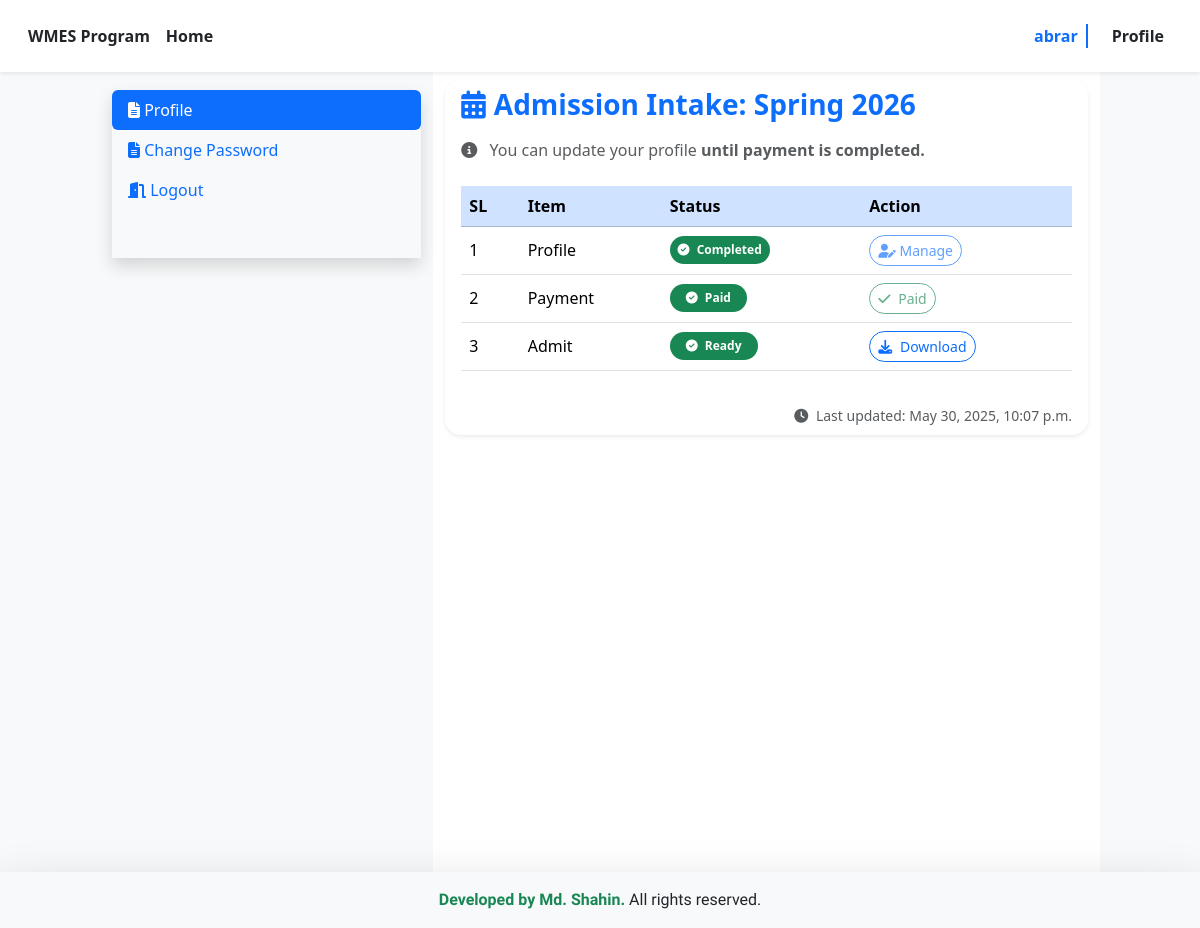
The app's page /dashboard/ (signed in), older data.
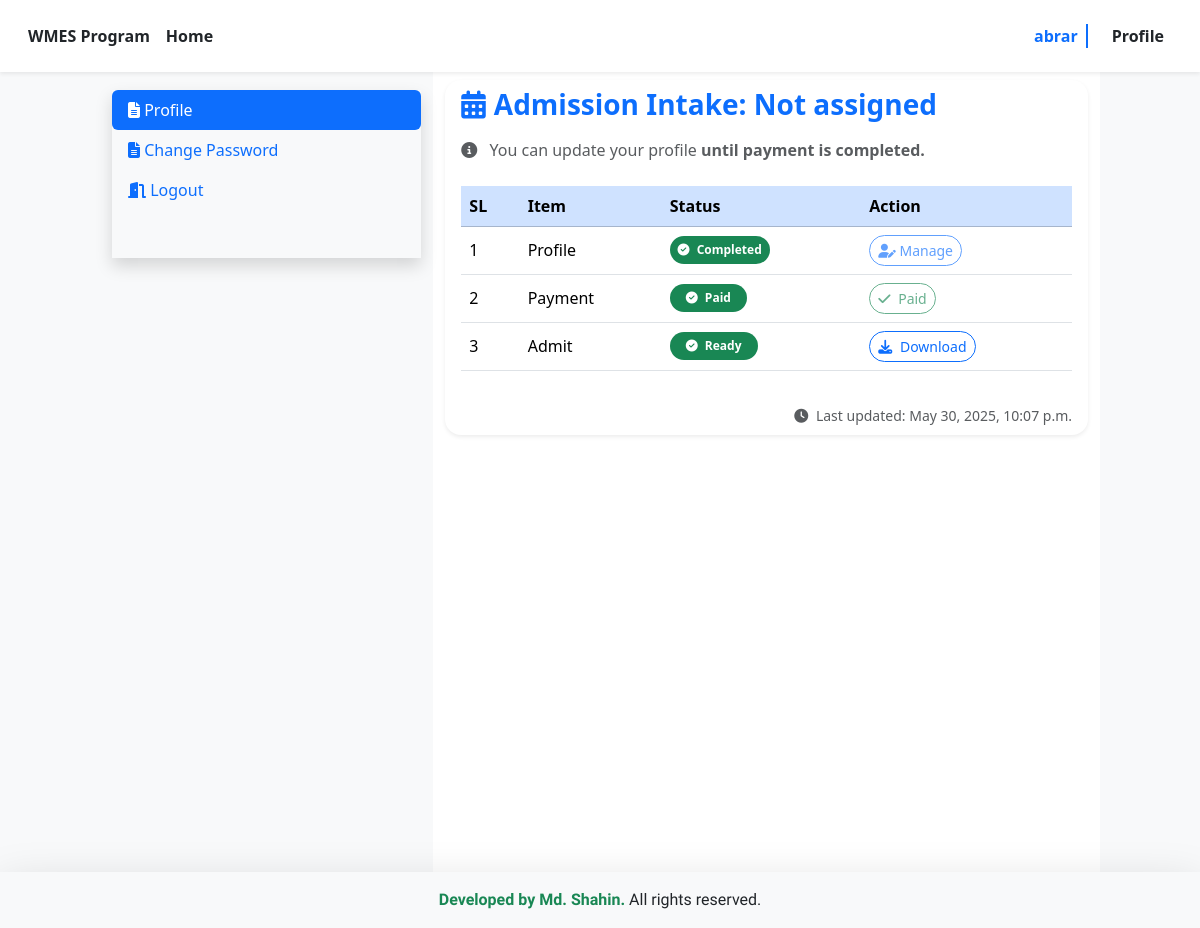
The same page, newer data.
### admission/models.py (models this page shows, shortened)
class Intake(models.Model):
    Program_name = models.CharField(max_length=200)
    intake_name = models.CharField(max_length=255)
    degree_name = models.CharField(max_length=255, blank=True, null=True)
    batch_name = models.CharField(max_length=255)
    start_date = models.DateTimeField()
    end_date = models.DateTimeField()
    admit_download = models.DateTimeField()
    admission_test = models.DateTimeField()
    result_publish = models.DateField()
    merit_list_admission = models.CharField(max_length=100, blank=True, null=True)
    waiting_list_admission = models.CharField(max_length=100, blank=True, null=True)
    orientation = models.DateField()
    is_open = models.BooleanField(default=False)
    create_at = models.DateTimeField(default=timezone.now)
    coordinator_signature = models.ImageField(
        upload_to='coordinator_signatures/',
        blank=True,
        null=True
    )

### accounts/views.py (the view)
# urls.py: path('dashboard/', applicant_dashboard, name='applicant_dashboard'),
@login_required
def applicant_dashboard(request):
    if request.user.role != request.user.APPLICANT:
        raise PermissionDenied("You are not authorized to access this page.")
    applicant = request.user
    profile_complete = (
        PersonalInformation.objects.filter(applicant=applicant).exists() and
        AcademicQualification.objects.filter(applicant=applicant).exists() and
        Photo.objects.filter(applicant=applicant).exists()
    )
    payment = getattr(applicant, 'payment', None)
    payment_status = payment.status if payment else "Pending"
    payment_complete = payment_status == "Paid"
    intake_name = applicant.intake.intake_name if applicant.intake else "Not assigned"
    update_times = []
    pi = PersonalInformation.objects.filter(applicant=applicant).aggregate(Max('updated_at'))['updated_at__max']
    if pi:
        update_times.append(pi)
    aq = AcademicQualification.objects.filter(applicant=applicant).aggregate(Max('updated_at'))['updated_at__max']
    if aq:
        update_times.append(aq)
    ph = Photo.objects.filter(applicant=applicant).aggregate(Max('updated_at'))['updated_at__max']
    if ph:
        update_times.append(ph)
    pm = Payment.objects.filter(applicant=applicant).aggregate(Max('updated_at'))['updated_at__max']
    if pm:
        update_times.append(pm)
    latest_update = max(update_times) if update_times else None
    context = {
        'applicant': applicant,
        'profile_complete': profile_complete,
        'payment_complete': payment_complete,
        'intake_name': intake_name,
        'latest_update': latest_update,
    }
    return render(request, 'accounts/applicant_dashboard.html', context)

### templates/accounts/applicant_dashboard.html (shortened to what the changed rows need)
{% extends 'authorized_base.html' %}
{% load static %}
{% block content %}
<section class="container-fluid dashboard">
<div class="row">
  <div class="col-12 col-sm-12 col-md-12 col-lg-12 col-xl-10 col-xxl-10 mx-auto ">
    <div class="row">
                    <div class="col-12 col-sm-12 col-md-8 bg-white" style="min-height: 100vh;">
                    {% block applicant_dashboard %}
                    {% if active_password_change %}
                      {% include 'accounts/change_password.html' %}
                    {% else %}
                    <div class="profile_statuse my-2">
                      <div class="card shadow-sm border-0 rounded-4">
                        <div class="card-body py-2 px-1 px-sm-2 px-md-2 px-lg-2 px-xl-3">
                          <h3 class="text-primary fw-bold mb-3">
                            <i class="fas fa-calendar-alt me-2"></i>Admission Intake: {{ intake_name }}
                          </h3>
                          <p class="text-muted">
                            <i class="fas fa-info-circle me-2"></i>
                            You can update your profile <strong>until payment is completed.</strong>
                          </p>
                          <div class="table-responsive mt-4">
                            <table class="table  table align-middle">
                              <thead class="table-primary text-white">
                                <tr>
                                  <th>SL</th>
                                  <th>Item</th>
                                  <th>Status</th>
                                  <th>Action</th>
                                </tr>
                              </thead>
                              <tbody>
                                <tr>
                                  <td>1</td>
                                  <td class="text-start">
                                    Profile
                                  </td>
                                  <td>
                                    {% if profile_complete %}
                                      <span class="badge bg-success rounded-pill  py-2">
                                        <i class="fas fa-check-circle me-1"></i> Completed
                                      </span>
                                    {% else %}
                                      <span class="badge bg-danger rounded-pill px-3 py-2">
                                        <i class="fas fa-times-circle "></i> Incomplete
                                      </span>
                                    {% endif %}
                                  </td>
                                  <td>
                                    <a href="{% url 'personal_info' %}" class="btn btn-outline-primary btn-sm rounded-pill {% if payment_complete %}disabled{% endif %}">
                                      <i class="fas fa-user-edit"></i> Manage
                                    </a>
                                  </td>
                                </tr>
<tr>
  <td>2</td>
  <td class="text-start">
    Payment
  </td>
  <td>
    {% if payment_complete %}
      <span class="badge bg-success rounded-pill px-3 py-2">
        <i class="fas fa-check-circle me-1"></i> Paid
      </span>
    {% else %}
      <span class="badge bg-danger rounded-pill px-3 py-2">
        <i class="fas fa-exclamation-circle me-1"></i> Pending
      </span>
    {% endif %}
  </td>
  <td>
    {% if payment_complete %}
      <a href="#" class="btn btn-outline-success btn-sm rounded-pill disabled">
        <i class="fas fa-check me-1"></i> Paid
      </a>
    {% elif profile_complete %}
      <a href="{% url 'payment' %}" class="btn btn-outline-danger btn-sm rounded-pill">
        <i class="fas fa-credit-card me-1"></i> Pay
      </a>
    {% else %}
      <a href="#" class="btn btn-outline-secondary btn-sm rounded-pill disabled">
        <i class="fas fa-ban "></i> Complete Profile First
      </a>
    {% endif %}
  </td>
</tr>
                                <tr>
                                  <td>3</td>
                                  <td class="text-start">Admit
                                  </td>
                                  <td>
                                    {% if profile_complete and payment_complete %}
                                      <span class="badge bg-success rounded-pill px-3 py-2">
                                        <i class="fas fa-check-circle me-1"></i> Ready
                                      </span>
                                    {% else %}
                                      <span class="badge bg-warning text-dark rounded-pill px-3 py-2">
                                        <i class="fas fa-clock me-1"></i> Pending
                                      </span>
                                    {% endif %}
                                  </td>
                                  <td>
                                    {% if profile_complete and payment_complete %}
                                    <a href="{% url 'admit_card_pdf' %}?generate_pdf=1" class="btn btn-outline-primary btn-sm rounded-pill">
                                      <i class="fas fa-download me-1"></i> Download
                                  </a>
                                    {% else %}
                                      <a href="#" class="btn btn-outline-secondary btn-sm rounded-pill disabled">
                                        <i class="fas fa-download me-1"></i> Download
                                      </a>
                                    {% endif %}
                                  </td>
                                </tr>
                              </tbody>
                            </table>
                          </div>
                          {% if latest_update %}
  <div class="text-end mt-3">
    <small class="text-muted">
      <i class="fas fa-clock me-1"></i> Last updated: {{ latest_update|date:"F j, Y, g:i a" }}
    </small>
  </div>
{% endif %}
                        </div>
                      </div>
                    </div>
                    {% endif %}
                  {% endblock %}
                  </div>
    </div>
  </div>
</div>
</section>
{% endblock content %}

Row changes from the older to the newer data that the page shows:
removed Intake: intake_name "Spring 2026"
Text that changed along with them:
{{ intake_name }}: (not shown) → "Not assigned"
